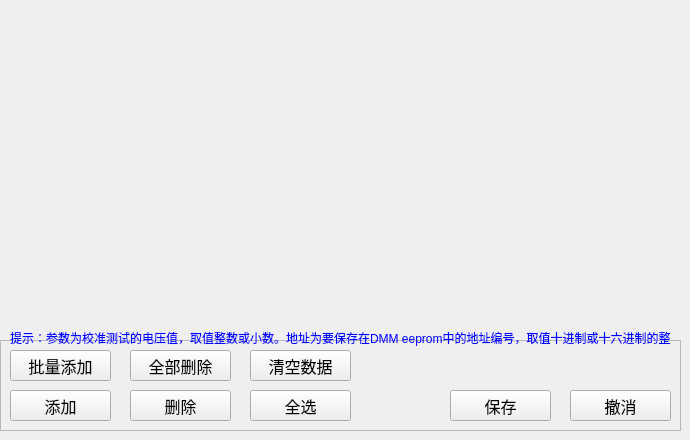
     <widget class="QWidget" name="Data_2">
      <attribute name="title">
       <string>校准测试数据</string>
      </attribute>
      <widget class="QScrollArea" name="scrollAreaCh2Data">
       <property name="geometry">
        <rect>
         <x>10</x>
         <y>10</y>
         <width>661</width>
         <height>311</height>
        </rect>
       </property>
       <property name="frameShape">
        <enum>QFrame::NoFrame</enum>
       </property>
       <property name="verticalScrollBarPolicy">
        <enum>Qt::ScrollBarAsNeeded</enum>
       </property>
       <property name="horizontalScrollBarPolicy">
        <enum>Qt::ScrollBarAsNeeded</enum>
       </property>
       <property name="widgetResizable">
        <bool>true</bool>
       </property>
       <widget class="QWidget" name="scrollAreaWidgetContentsCh2">
        <property name="geometry">
         <rect>
          <x>0</x>
          <y>0</y>
          <width>661</width>
          <height>311</height>
         </rect>
        </property>
       </widget>
      </widget>
      <widget class="QFrame" name="frameCh1DataBtn_2">
       <property name="geometry">
        <rect>
         <x>0</x>
         <y>340</y>
         <width>681</width>
         <height>91</height>
        </rect>
       </property>
       <property name="frameShape">
        <enum>QFrame::StyledPanel</enum>
       </property>
       <property name="frameShadow">
        <enum>QFrame::Raised</enum>
       </property>
       <widget class="QPushButton" name="pushBtnCh2DataSave">
        <property name="geometry">
         <rect>
          <x>450</x>
          <y>50</y>
          <width>101</width>
          <height>31</height>
         </rect>
        </property>
        <property name="font">
         <font>
          <family>楷体</family>
          <pointsize>12</pointsize>
         </font>
        </property>
        <property name="text">
         <string>保存</string>
        </property>
       </widget>
       <widget class="QPushButton" name="pushBtnCh2DataUndo">
        <property name="geometry">
         <rect>
          <x>570</x>
          <y>50</y>
          <width>101</width>
          <height>31</height>
         </rect>
        </property>
        <property name="font">
         <font>
          <family>楷体</family>
          <pointsize>12</pointsize>
         </font>
        </property>
        <property name="text">
         <string>撤消</string>
        </property>
       </widget>
       <widget class="QPushButton" name="pushBtnCh2DataAll">
        <property name="geometry">
         <rect>
          <x>250</x>
          <y>50</y>
          <width>101</width>
          <height>31</height>
         </rect>
        </property>
        <property name="font">
         <font>
          <family>楷体</family>
          <pointsize>12</pointsize>
         </font>
        </property>
        <property name="text">
         <string>全选</string>
        </property>
       </widget>
       <widget class="QPushButton" name="pushBtnCh2DataClear">
        <property name="geometry">
         <rect>
          <x>250</x>
          <y>10</y>
          <width>101</width>
          <height>31</height>
         </rect>
        </property>
        <property name="font">
         <font>
          <family>楷体</family>
          <pointsize>12</pointsize>
         </font>
        </property>
        <property name="text">
         <string>清空数据</string>
        </property>
       </widget>
       <widget class="QPushButton" name="pushBtnCh2DataAdd">
        <property name="geometry">
         <rect>
          <x>10</x>
          <y>50</y>
          <width>101</width>
          <height>31</height>
         </rect>
        </property>
        <property name="font">
         <font>
          <family>楷体</family>
          <pointsize>12</pointsize>
         </font>
        </property>
        <property name="text">
         <string>添加</string>
        </property>
       </widget>
       <widget class="QPushButton" name="pushBtnCh2DataDel">
        <property name="geometry">
         <rect>
          <x>130</x>
          <y>50</y>
          <width>101</width>
          <height>31</height>
         </rect>
        </property>
        <property name="font">
         <font>
          <family>楷体</family>
          <pointsize>12</pointsize>
         </font>
        </property>
        <property name="text">
         <string>删除</string>
        </property>
       </widget>
       <widget class="QPushButton" name="pushBtnCh2DataBatchAdd">
        <property name="geometry">
         <rect>
          <x>10</x>
          <y>10</y>
          <width>101</width>
          <height>31</height>
         </rect>
        </property>
        <property name="font">
         <font>
          <family>楷体</family>
          <pointsize>12</pointsize>
         </font>
        </property>
        <property name="text">
         <string>批量添加</string>
        </property>
       </widget>
       <widget class="QPushButton" name="pushBtnCh2DataBatchDel">
        <property name="geometry">
         <rect>
          <x>130</x>
          <y>10</y>
          <width>101</width>
          <height>31</height>
         </rect>
        </property>
        <property name="font">
         <font>
          <family>楷体</family>
          <pointsize>12</pointsize>
         </font>
        </property>
        <property name="text">
         <string>全部删除</string>
        </property>
       </widget>
      </widget>
      <widget class="QLabel" name="label_65">
       <property name="geometry">
        <rect>
         <x>10</x>
         <y>330</y>
         <width>661</width>
         <height>16</height>
        </rect>
       </property>
       <property name="styleSheet">
        <string notr="true">color: rgb(0, 0, 255);</string>
       </property>
       <property name="text">
        <string>提示：参数为校准测试的电压值，取值整数或小数。地址为要保存在DMM eeprom中的地址编号，取值十进制或十六进制的整数</string>
       </property>
      </widget>
     </widget>
